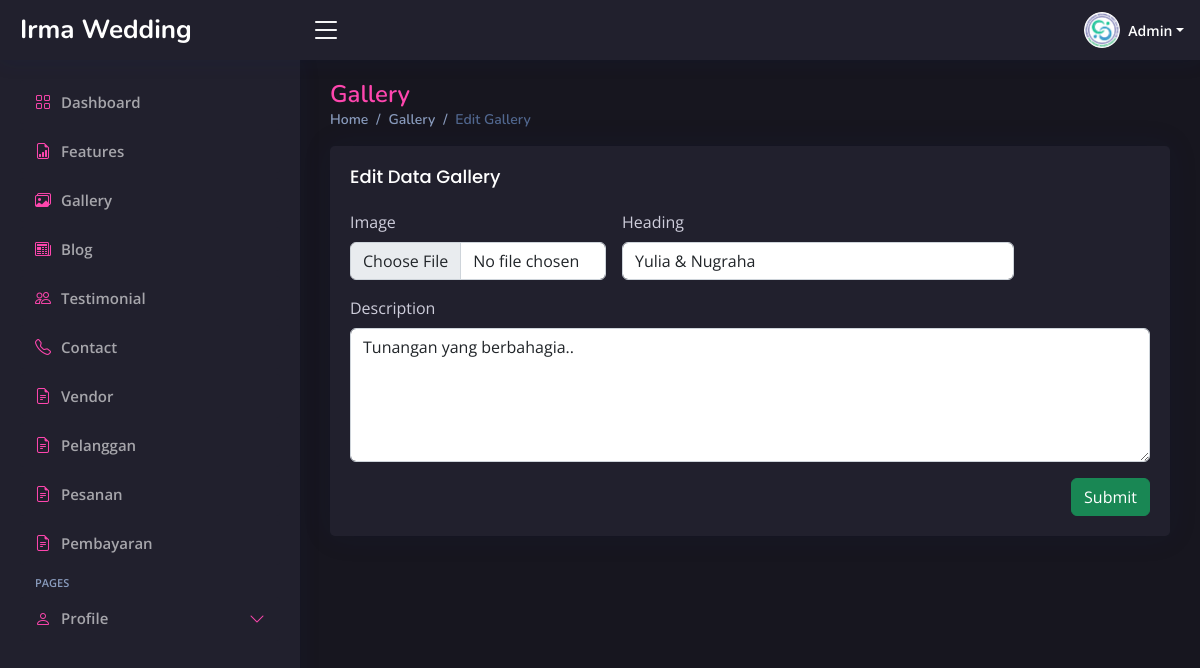
Screenshot of /admin/index.php?page=edit-gallery&id=10 (signed in) with the database file from the repository.
### tables this page shows
CREATE TABLE `gallery` (
  `id` int(11) NOT NULL,
  `gallery_heading` varchar(255) NOT NULL,
  `tgl_pernikahan` text NOT NULL,
  `gallery_image` varchar(255) NOT NULL,
  `gallery_text` text NOT NULL
);

### admin/page/edit-gallery.php (the view, shortened to what this page needs)
<?php
require '../db-connect.php';
if (isset($_GET['id'])) {
    $id = ($_GET["id"]);
    $query = "SELECT * FROM gallery WHERE id='$id'";
    $result = mysqli_query($koneksi, $query);
    $data = mysqli_fetch_assoc($result);
} else {
    echo "<script>alert('Masukkan data id.');window.location='admin.php?page=blog';</script>";
}
?>
<div class="pagetitle">
    <h1>Gallery</h1>
    <nav>
        <ol class="breadcrumb">
            <li class="breadcrumb-item"><a href="index.php?page=dashboard">Home</a></li>
            <li class="breadcrumb-item"><a href="index.php?page=gallery">Gallery</a></li>
            <li class="breadcrumb-item active">Edit Gallery</li>
        </ol>
    </nav>
</div>
<section class="section dashboard">
    <div class="row">
        <div class="col-12">
            <div class="card gallery-card">
                <div class="card-body">
                    <h5 class="card-title">Edit Data Gallery</h5>
                    <form class="row g-3" method="POST" action="../action.php?act=edit-gallery" enctype="multipart/form-data">
                        <div class="col-md-4">
                            <label class="form-label">Image</label>
                            <input type="file" class="form-control" id="inputGroupFile02" name="gallery_image">
                        </div>
                        <div class="col-md-6">
                            <label class="form-label">Heading</label>
                            <input type="text" class="form-control" name="gallery_heading" required="required" autocomplete="off" value="<?php echo $data['gallery_heading']; ?>">
                        </div>
                        <div class="col-12">
                            <label class="form-label">Description</label>
                            <textarea class="form-control" name="gallery_desc" rows="5"><?php echo $data['gallery_text']; ?></textarea>
                        </div>
                        <div class="text-end">
                            <button type="submit" class="btn btn-success">Submit</button>
                        </div>
                    </form>
                </div>
            </div>
        </div>
    </div>
</section>

### admin/assets/css/style.css (style rules this page uses)
:root { scroll-behavior: smooth; --main-color: rgba(254, 70, 174, 1); --main-color-hover: rgba(250, 89, 180, 1); --second-color: rgba(33, 32, 45, 1); --main-font-color: rgba(255, 255, 255, 1); --second-font-color: rgba(255, 255, 255, 0.6); }
section { visibility: hidden; opacity: 0; transition: visibility 0s, opacity 0.5s ease-in-out; }
body { font-family: "Open Sans", sans-serif; background: rgba(23, 22, 31, 1); color: var(--main-font-color); color: rgb(206, 205, 219); }
a { color: var(--main-color); text-decoration: none; }
h1, h2, h3, h4, h5, h6 { font-family: "Nunito", sans-serif; }
.pagetitle { margin-bottom: 10px; }
.pagetitle h1 { font-size: 24px; margin-bottom: 0; font-weight: 600; color: var(--main-color); }
.card { margin-bottom: 30px; border: none; border-radius: 5px; box-shadow: 0px 0 30px rgba(1, 41, 112, 0.1); background-color: var(--second-color); }
.card-title { padding: 20px 0 15px 0; font-size: 18px; font-weight: 500; color: var(--main-font-color); font-family: "Poppins", sans-serif; }
.card-body { padding: 0 20px 20px 20px; }
.breadcrumb { font-size: 14px; font-family: "Nunito", sans-serif; color: #899bbd; font-weight: 600; }
.breadcrumb a { color: #899bbd; transition: 0.3s; }
.breadcrumb .breadcrumb-item::before { color: #899bbd; }
.breadcrumb .active { color: #51678f; font-weight: 600; }

### rows the page displays
gallery: gallery_heading "Yulia & Nugraha", gallery_desc "Tunangan yang berbahagia.."

### other values shown
$role "Admin"
$menu['text'] "Features"
$menu['text'] "Gallery"
$menu['text'] "Blog"
$menu['text'] "Testimonial"
$menu['text'] "Contact"
$menu['text'] "Vendor"
$menu['text'] "Pelanggan"
$menu['text'] "Pesanan"
$menu['text'] "Pembayaran"
